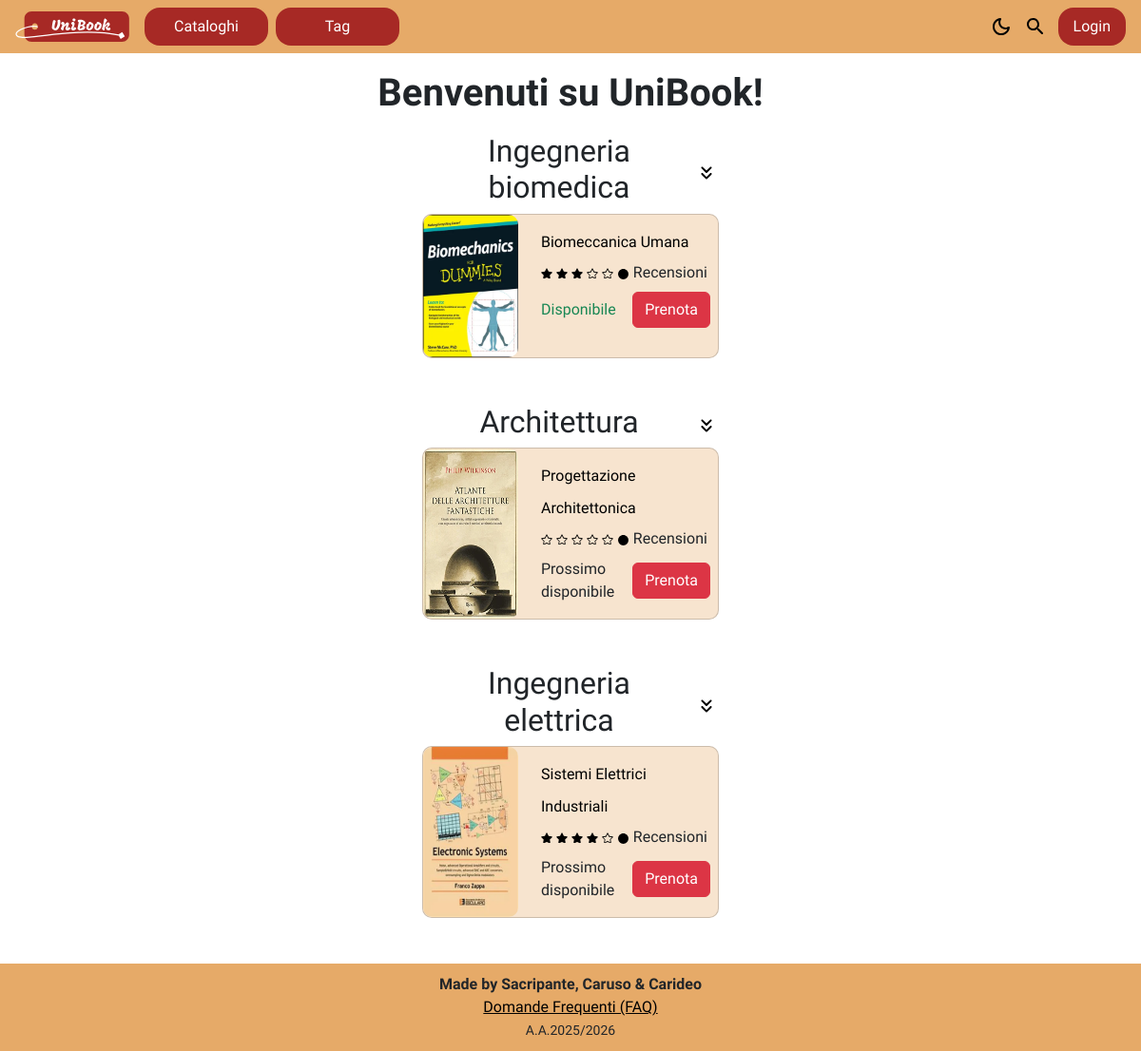
The page / on the database its author committed.
### tables this page shows
CREATE TABLE `catalogue` (
  `idcatalogue` int(11) NOT NULL,
  `name` varchar(100) NOT NULL
);

CREATE TABLE `book` (
  `codebook` int(11) NOT NULL,
  `title` varchar(255) NOT NULL,
  `publisher` varchar(100) NOT NULL,
  `publicationyear` int(11) NOT NULL,
  `image` varchar(100) NOT NULL,
  `description` varchar(255) NOT NULL,
  `author` varchar(255) NOT NULL,
  `idcatalogue` int(11) NOT NULL
);

### index.php (called while the page is built)
<?php
require_once 'controller/bootstrap.php';
$randomCatalogues = $catalogueRepo->findRandom(3);
$homeContent = [];
foreach($randomCatalogues as $catalogue) {
    $books = $bookRepo->findByCatalogue($catalogue->getIdCatalogue());
    $homeContent[] = [
        'catalogue_name' => $catalogue->getName(),
        'catalogue_id'   => $catalogue->getIdCatalogue(),
        'books' => $books
    ];
}
$templateParams["title"] = "Unibook - Home";
$templateParams["content"] = "view/index-view.php";
$templateParams["home_content"] = $homeContent;
$templateParams["css"] = "user_style.css";
require 'template/base.php';
?>

### controller/bootstrap.php (called while the page is built, shortened)
<?php
require_once(BASE_PATH . "/UniBook/" . "db/database.php");
require_once(BASE_PATH . "/UniBook/" . "repo/BookingRepository.php");
require_once(BASE_PATH . "/UniBook/" . "repo/BookRepository.php");
require_once(BASE_PATH . "/UniBook/" . "repo/CatalogueRepository.php");
require_once(BASE_PATH . "/UniBook/" . "repo/ReviewRepository.php");
require_once("SessionManager.php");
$dbh = new DatabaseHelper("localhost", "root", "", "unibook", 3306);
$bookingRepo = new BookingRepository($dbh);
$bookRepo = new BookRepository($dbh);
$catalogueRepo = new CatalogueRepository($dbh);
$reviewRepo = new ReviewRepository($dbh);
$templateParams["js"] = ["js/search-bar-toggle.js", "js/search.js", "/js/dark-mode.js"];

### db/database.php (called while the page is built, shortened)
<?php
class DatabaseHelper
{
    private $db;
    public function __construct($servername, $username, $password, $dbname)
    {
        $this->db = new mysqli($servername, $username, $password, $dbname);
    }
    public function executeQuery($query, $params = [], $types = '')
    {
        $stmt = $this->db->prepare($query);
        if (!empty($params)) {
            $stmt->bind_param($types, ...$params);
        }
        $stmt->execute();
        $result = $stmt->get_result();
        $data = $result->fetch_all(MYSQLI_ASSOC);
        return $data;
    }
}

### repo/CatalogueRepository.php (called while the page is built, shortened)
<?php
require_once BASE_PATH .  "/UniBook/" . 'db/database.php';
require_once BASE_PATH . "/UniBook/" . 'orm/Catalogue.php';
class CatalogueRepository
{
    private $db;
    public function __construct($db)
    {
        $this->db = $db;
    }
    public function findRandom($limit)
    {
        $sql = "SELECT * FROM catalogue ORDER BY RAND() LIMIT " . (int)$limit;
        $result = $this->db->executeQuery($sql);
        $catalogues = [];
        foreach ($result as $row) {
            $catalogues[] = $this->mapRowToObject($row);
        }
        return $catalogues;
    }
    private function mapRowToObject($row)
    {
        return new Catalogue(
            $row['idcatalogue'],
            $row['name']
        );
    }
}
?>

### orm/Catalogue.php (called while the page is built)
<?php
class Catalogue
{
    private $idcatalogue;
    private $name;
    public function __construct($idcatalogue, $name)
    {
        $this->idcatalogue = $idcatalogue;
        $this->name = $name;
    }
    public function getIdCatalogue()
    {
        return $this->idcatalogue;
    }
    public function getName()
    {
        return $this->name;
    }
}
?>

### repo/BookRepository.php (called while the page is built, shortened)
<?php
require_once  BASE_PATH . "/UniBook/" . 'orm/Book.php';
require_once  BASE_PATH . "/UniBook/" . 'db/database.php';
class BookRepository
{
    private $db;
    public function __construct(&$db)
    {
        $this->db = $db;
    }
    public function findByCatalogue($idCatalogue)
    {
        $sql = "SELECT * FROM book WHERE idcatalogue = ?";
        $result = $this->db->executeQuery($sql, [$idCatalogue], 'i');
        $books = [];
        foreach ($result as $row) {
            $books[] = $this->mapRowToObject($row);
        }
        return $books;
    }
    public function getAvailableCopiesCount($codeBook)
    {
        $sql = "SELECT COUNT(*) as total FROM book_copy
                WHERE codebook = ? AND state = 'disponibile'";
        $result = $this->db->executeQuery($sql, [$codeBook], 'i');
        return $result[0]['total'] ?? 0;
    }
    private function mapRowToObject($row)
    {
        return new Book(
            $row['codebook'],
            $row['title'],
            $row['publisher'],
            $row['publicationyear'],
            $row['image'],
            $row['description'],
            $row['author'],
            $row['idcatalogue']
        );
    }
}
?>

### orm/book.php (called while the page is built, shortened)
<?php
class Book
{
    private $codebook;
    private $title;
    private $image;
    public function __construct(
        $codebook,
        $title,
        $publisher,
        $description,
        $image,
        $publicationyear,
        $author,
        $idcatalogue
    ) {
        $this->codebook = $codebook;
        $this->title = $title;
        $this->image = $image;
    }
    public function getCodebook()
    {
        return $this->codebook;
    }
    public function getTitle()
    {
        return $this->title;
    }
    public function getImage()
    {
        return $this->image;
    }
}
?>

### repo/ReviewRepository.php (called while the page is built, shortened)
<?php
require_once BASE_PATH . "/UniBook/" . 'db/database.php';
class ReviewRepository
{
    private $db;
    public function __construct($db)
    {
        $this->db = $db;
    }
    public function getAverageRating($codeBook)
    {
        $sql = "SELECT AVG(r.rating) as avg_rating, COUNT(*) as total_reviews
                FROM review r
                JOIN loan l ON r.idreview = l.idreview
                WHERE l.codebook = ?";
        $result = $this->db->executeQuery($sql, [$codeBook], 'i');
        return [
            'average' => $result[0]['avg_rating'] ?? 0,
            'count' => $result[0]['total_reviews'] ?? 0
        ];
    }
}
?>

### controller/SessionManager.php (called while the page is built, shortened)
<?php
class SessionManager
{
    public function isLogged()
    {
        return isset($_SESSION['user_type']) && $_SESSION['user_type'] == 'student';
    }
    public function isAdminLogged()
    {
        return isset($_SESSION['user_type']) && $_SESSION['user_type'] == 'admin';
    }
}
?>

### repo/BookingRepository.php (called while the page is built, shortened)
<?php
require_once BASE_PATH . "/UniBook/" .  'db/database.php';
class BookingRepository
{
    private $db;
    public function __construct($db)
    {
        $this->db = $db;
    }
    public function getNumberOfPeopleAhead($idStudent, $codeBook)
    {
        $sql = "SELECT COUNT(*) as total FROM booking WHERE codebook = ? AND date < (SELECT date FROM booking WHERE idstudent = ? AND codebook = ?)";
        $result = $this->db->executeQuery($sql, [$codeBook, $idStudent, $codeBook], 'iii');
        return $result[0]['total'];
    }
}
?>

### view/index-view.php (the view, shortened to what this page needs)
<h1 class="text-center fw-bold">Benvenuti su UniBook!</h1>
<?php foreach ($templateParams['home_content'] as $content) : ?>
    <?php $collapse_id = "cat_" . $content['catalogue_id']; ?>
    <section class="mb-5">
        <div class=" h-auto row align-items-center">
            <h2 class="text-center col"><?php echo $content['catalogue_name']; ?></h2>
            <div class="col">
                <img src="/UniBook/svg/light/open-collapse.svg" alt="Toggle Libri Consigliati" data-bs-toggle="collapse"
                    data-bs-target="#<?php echo $collapse_id; ?>" class="btn col w-auto" />
            </div>
        </div>
        <div class="  justify-content-center collapse show" id="<?php echo $collapse_id; ?>">
            <div class="row d-flex justify-content-center gap-3">
                <?php foreach ($content['books'] as $book) : ?>
                    <article
                        class="card flex-row  d-flex justify-content-center col-12 col-sm-6  col-md-4 col-lg-3 m-0 p-0">
                        <img src=" <?php echo BASE_URL; ?>upload/books/<?php echo $book->getImage(); ?>" class=" " alt="immagine libro" />
                        <div class="card-body p-2   ">
                            <h3 class="card-title">
                                <a href="<?php echo BASE_URL; ?>/controller/bookPage.php?id=<?php echo $book->getCodeBook(); ?>" class="text-decoration-none ">
                                    <?php echo $book->getTitle(); ?>
                                </a>
                            </h3>
                            <div class="container-flex my-2">
                                <?php
                                $n = $reviewRepo->getAverageRating($book->getCodeBook())['average'];
                                $whole = floor($n);
                                $fraction = $n - $whole;
                                if ($fraction > 0) {
                                    $remainder = 1;
                                } else {
                                    $remainder = 0;
                                }
                                $altWritten = false;
                                for ($i = 0; $i < $whole; $i++) :
                                ?>
                                    <img src="/UniBook/svg/light/star-fill.svg" width="12" height="12" alt="
                                    <?php
                                    if ($altWritten) {
                                        echo "";
                                    } else {
                                        echo "Media recensioni: " . number_format($n, 2) . " su 5";
                                        $altWritten = true;
                                    }
                                    ?>" class="" />
                                <?php endfor; ?>
                                <?php
                                for ($i = 0; $i < 5 - $whole - $remainder; $i++) :
                                ?>
                                    <img src="/UniBook/svg/light/star.svg" width="12" height="12" alt="
                                    <?php
                                    if ($altWritten) {
                                        echo "";
                                    } else {
                                        echo "Media recensioni: " . number_format($n, 2) . " su 5";
                                        $altWritten = true;
                                    }
                                    ?>" class="" />
                                <?php endfor; ?>
                                <img src="/UniBook/svg/light/circle-fill.svg" width="13" height="13" alt="" class="" />
                                <span>Recensioni</span>
                            </div>
                            <div class="d-flex justify-content-between align-items-center my-2   ">
                                <?php $numAhead = $bookingRepo->getNumberOfPeopleAhead($_SESSION['userid'] ?? -1, $book->getCodeBook()); ?>
                                <?php if ($bookRepo->getAvailableCopiesCount($book->getCodeBook()) > 0) : ?>
                                    <span class="text-success">Disponibile</span>
                                <?php elseif ($numAhead === 0) : ?>
                                    <span class="">Prossimo disponibile</span>
                                <?php else : ?>
                                    <span class=""><?php echo $numAhead; ?> in coda</span>
                                <?php endif;
                                $protocol = (!empty($_SERVER['HTTPS']) && $_SERVER['HTTPS'] !== 'off') ? "https://" : "http://";
                                $currentUrl = $protocol . $_SERVER['HTTP_HOST'] . $_SERVER['REQUEST_URI'];
                                ?>
                                <?php if (!$sessionManager->isAdminLogged()) : ?>
                                    <?php if ($sessionManager->isLogged()) : ?>
                                        <?php $studentId = $_SESSION['userid']; ?>
                                        <?php if ($loanRepo->isBorrowed($studentId, $book->getCodeBook())) :
                                        ?>
                                            <a href="#" class="btn btn-secondary px-15">In prestito</a>
                                        <?php elseif (
                                            !$bookingRepo->isBooked($studentId, $book->getCodeBook())
                                        ) : ?>
                                            <a href=" <?php echo BASE_URL ?>/controller/reservation.php?redirect=<?php echo urlencode($currentUrl); ?>&idbook=<?php echo (int)$book->getCodeBook(); ?>&idstudent=<?php echo $studentId; ?>" class="btn btn-danger px-15">Prenota</a>
                                        <?php else : ?>
                                            <a href="#" class="btn btn-secondary px-15 disabled">Prenotato</a>
                                        <?php endif; ?>
                                    <?php else : ?>
                                        <a href=" <?php echo BASE_URL  ?>/controller/login-form.php" class="btn btn-danger px-15">Prenota</a>
                                    <?php endif; ?>
                                <?php endif; ?>
                            </div>
                        </div>
                    </article>
                <?php endforeach; ?>
            </div>
        </div>
    </section>
<?php endforeach; ?>

### rows shown on the page
catalogue: name "Ingegneria biomedica"
book: image (picture), title "Biomeccanica Umana", shows "Disponibile"
catalogue: name "Architettura"
book: image (picture), title "Progettazione Architettonica", shows "Prossimo disponibile"
catalogue: name "Ingegneria elettrica"
book: image (picture), title "Sistemi Elettrici Industriali", shows "Prossimo disponibile"
